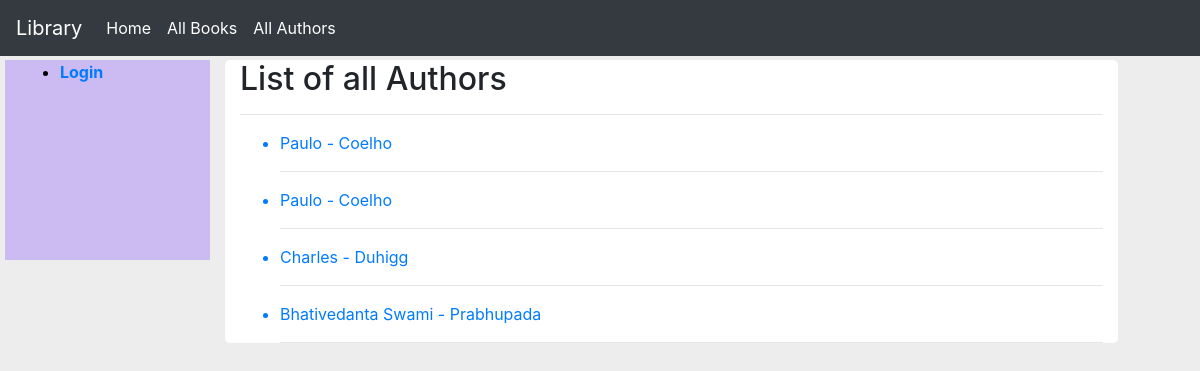
/catalog/books/authors/, run on an earlier commit of the app's database.
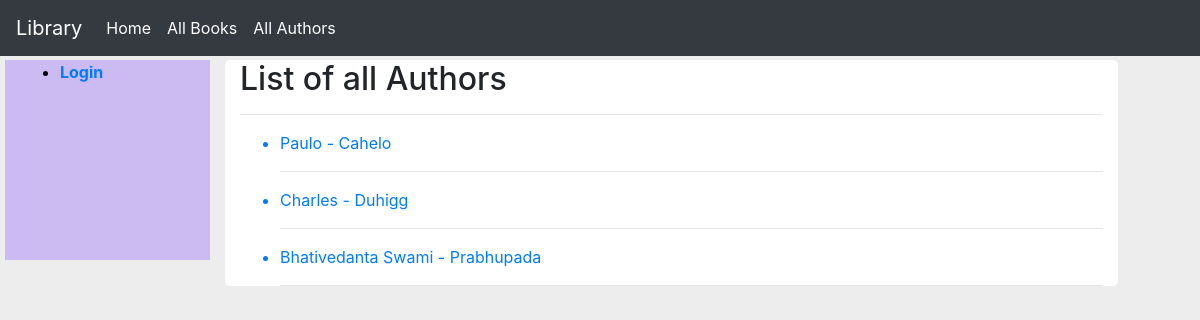
And on a later commit of the database.
### catalog/models.py (models this page shows, shortened)
class Author(models.Model):
    first_name = models.CharField(max_length=100)
    last_name = models.CharField(max_length=100)
    date_of_birth = models.DateField(null=True, blank=True)
    date_of_death = models.DateField('Died',null=True, blank=True)
    class Meta:
        ordering = ['last_name','first_name']

### catalog/views.py (the view)
# urls.py: path('books/authors/',views.AuthorListView.as_view(),name="authors"),
class AuthorListView(ListView):
    model = Author
    template_name = "catalog/author.html"
    def get(self,request):
        authors = Author.objects.all()
        ctx = {'authors': authors}
        return render(request,self.template_name,ctx)

### catalog/templates/catalog/author.html (shortened to what this page needs)
{% extends "catalog/base.html" %}
{% block content %}
    <h2>List of all Authors</h2>
    <hr>
    {% for author in authors %}
     <ul class="author">
       <a href="{% url "catalog:authorDetail" author.id %}"><li>{{ author.first_name }} - {{ author.last_name }}</li></a>
       <hr>
     </ul>
    {% endfor %}
{% endblock %}

### catalog/templates/catalog/base.html (shortened to what this page needs)
<!DOCTYPE html>
<html lang="en" dir="ltr">
  <head>
    <link rel="stylesheet" href="https://cdn.jsdelivr.net/npm/bootstrap@4.5.3/dist/css/bootstrap.min.css">
    {% load static %}
    <link rel="stylesheet" href="{% static 'css/style.css' %}">
  </head>
  <body>
     <nav class="navbar navbar-expand-lg fixed-top navbar-dark bg-dark">
       <a class="navbar-brand" href="#" style="border-radius: 5px;">Library</a>
        <div class="collapse navbar-collapse" id="navbarcollapse">
          <ul class="navbar-nav">
              <li class="nav-item active">
                <a class="nav-link" href="{% url 'catalog:index' %}">Home</a>
              </li>
              <li class="nav-item active">
                <a class="nav-link" href="{% url 'catalog:booklist' %}">All Books</a>
              </li>
              <li class="nav-item active">
                <a class="nav-link" href="{% url 'catalog:authors' %}">All Authors</a>
              </li>
          </ul>
        </div>
     </nav>
     <div class="row">
       <div class="col-2">
             <ul class="logio">
               {% if user.is_authenticated %}
                  {% if user.is_staff %}
                     <li><a href="{% url 'catalog:allloanedbooks' %}" style="margin-right: 15px;">AllBorrowedBooks</a></li>
                     <hr>
                     <li><a href="{% url 'catalog:bookcreate' %}" style="margin-right: 15px;">Add Book</a></li>
                     <hr>
                     <li><a href="{% url 'catalog:authorcreate' %}" style="margin-right: 15px;">Add Author</a></li>
                  {% else %}
                     <li><a href="{% url 'catalog:loanedbooks' %}" style="margin-right: 15px;">BorrowedBooks</a></li>
                     <hr>
                  {% endif %}
                  <hr>
                  <li><a href="{% url 'logout' %}">Logout</a></li>
                  <hr>
               {% else %}
                  <li><a href="{% url 'login' %}">Login</a></li>
               {% endif %}
             </ul>
       </div>
       <div class="col-9">
         <div class="container">
           {% block content %}
           {% endblock %}
         </div>
       </div>
     </div>
  </body>
</html>

### catalog/static/css/style.css (style rules this page uses)
body { background-color: #ededed; margin-top: 60px; }
.container { background-color: white; border-radius: 5px; }
.author { text-decoration: none; color: black; }
.logio { text-decoration: none; color: black; font-weight: bold; border-radius: 5px; }
.col-2 { background-color: #ccbbf2; margin-left: 20px; height: 200px; }

What changed in the data, as far as the page shows it:
removed Author: first_name "Paulo", last_name "Coelho"
removed Author: first_name "Paulo", last_name "Coelho"
added Author: first_name "Paulo", last_name "Cahelo"
